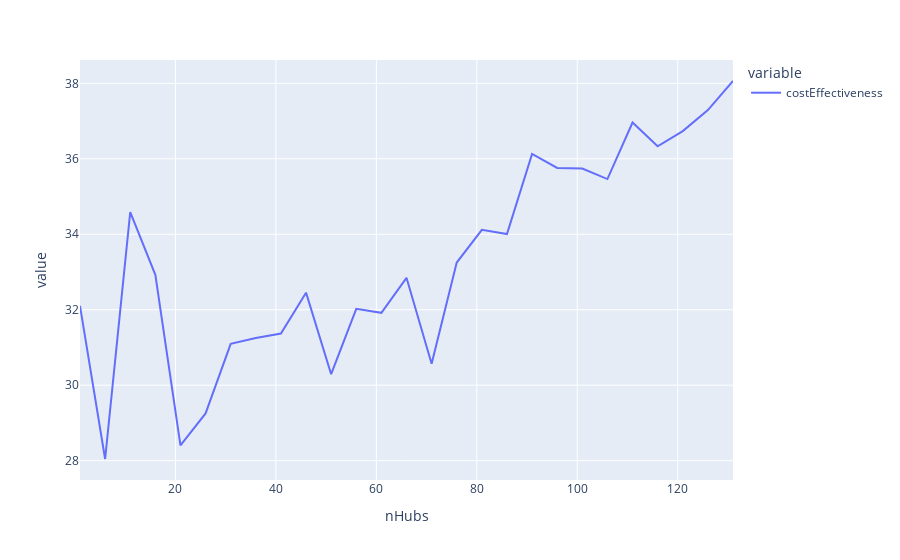
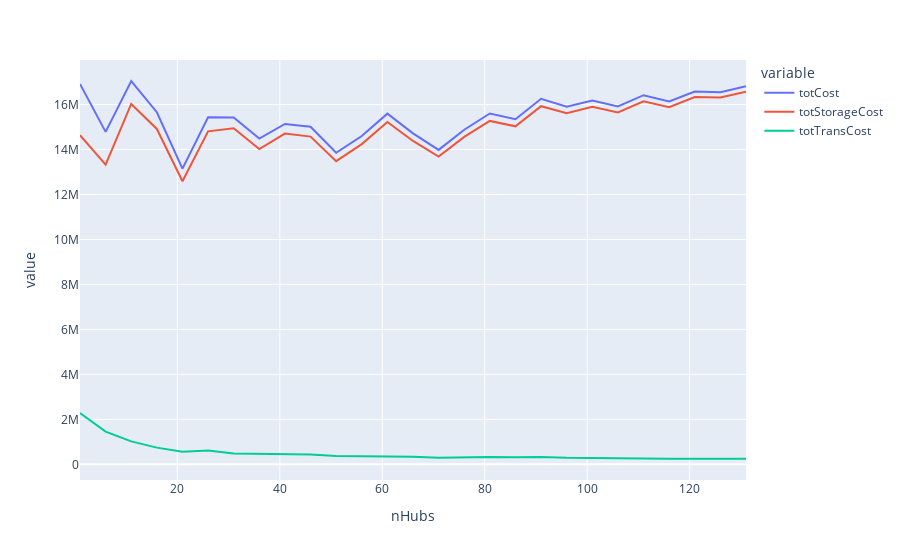
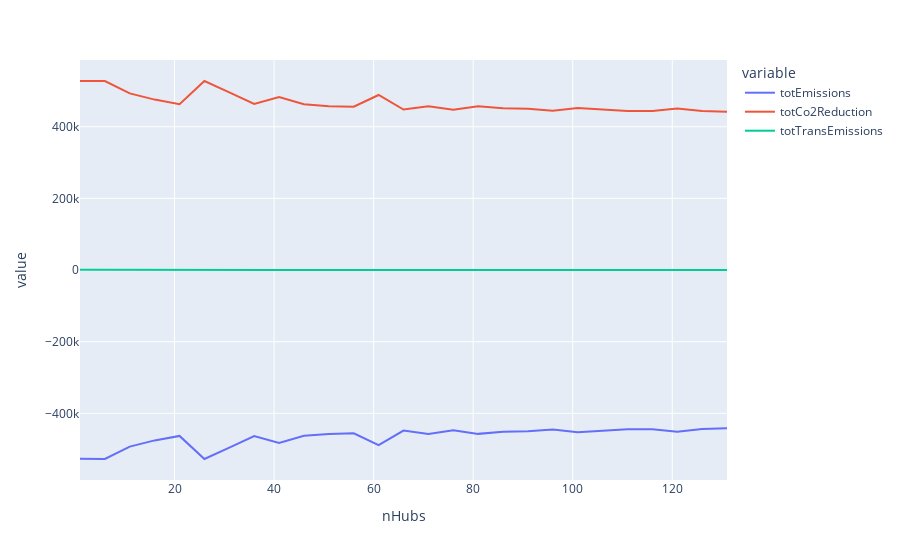

The cell these charts' notebook holds for them, in order:
### Markdown cell above
## Try on Amsterdam

### Code cell
coefs = {
    'tco2ReductionPerTon': 1.52, 
    'storageMonths': 6,
    'minStorageArea': 100, 
    'buildingPrice': 264, 
    'costPerKmPerTon': costPerKmPerTon, # trans cost (euros) - per km per ton
    'emissionsPerTonPerKm': emissionsPerTonPerKm_tons # trans emissions (tCO2) - per km per ton
}

statsDfAms = makeStatsDf(data, coefs, maxHubs=135, steps=5)
plotStatsDf(statsDfAms, plotCosts=True, plotEmissions=True)

### Figure 1 — Plotly figure (JSON) as saved in the notebook; plotly's stock layout.template omitted (floating-point values rounded to 4 significant figures)
{"data": [{"hovertemplate": "variable=costEffectiveness<br>nHubs=%{x}<br>value=%{y}<extra></extra>", "legendgroup": "costEffectiveness", "line": {"color": "#636efa", "dash": "solid"}, "marker": {"symbol": "circle"}, "mode": "lines", "name": "costEffectiveness", "orientation": "v", "showlegend": true, "type": "scatter", "x": [1, 6, 11, 16, 21, 26, 31, 36, 41, 46, 51, 56, 61, 66, 71, 76, 81, 86, 91, 96, 101, 106, 111, 116, 121, 126, 131], "xaxis": "x", "y": [32.11, 28.05, 34.59, 32.93, 28.41, 29.25, 31.1, 31.25, 31.37, 32.45, 30.29, 32.03, 31.92, 32.85, 30.57, 33.25, 34.12, 34.01, 36.13, 35.76, 35.74, 35.46, 36.96, 36.33, 36.74, 37.29, 38.06], "yaxis": "y"}], "layout": {"autosize": true, "legend": {"title": {"text": "variable"}, "tracegroupgap": 0}, "margin": {"t": 60}, "xaxis": {"anchor": "y", "autorange": true, "domain": [0, 1], "range": [1, 131], "title": {"text": "nHubs"}, "type": "linear"}, "yaxis": {"anchor": "x", "autorange": true, "domain": [0, 1], "range": [27.49, 38.62], "title": {"text": "value"}, "type": "linear"}}}

### Figure 2 — Plotly figure (JSON) as saved in the notebook; plotly's stock layout.template omitted (floating-point values rounded to 4 significant figures)
{"data": [{"hovertemplate": "variable=totCost<br>nHubs=%{x}<br>value=%{y}<extra></extra>", "legendgroup": "totCost", "line": {"color": "#636efa", "dash": "solid"}, "marker": {"symbol": "circle"}, "mode": "lines", "name": "totCost", "orientation": "v", "showlegend": true, "type": "scatter", "visible": true, "x": [1, 6, 11, 16, 21, 26, 31, 36, 41, 46, 51, 56, 61, 66, 71, 76, 81, 86, 91, 96, 101, 106, 111, 116, 121, 126, 131], "xaxis": "x", "y": [16920000.0, 14790000.0, 17050000.0, 15660000.0, 13150000.0, 15430000.0, 15420000.0, 14490000.0, 15140000.0, 15010000.0, 13860000.0, 14600000.0, 15600000.0, 14720000.0, 13980000.0, 14880000.0, 15600000.0, 15350000.0, 16260000.0, 15910000.0, 16180000.0, 15920000.0, 16420000.0, 16140000.0, 16580000.0, 16550000.0, 16820000.0], "yaxis": "y"}, {"hovertemplate": "variable=totStorageCost<br>nHubs=%{x}<br>value=%{y}<extra></extra>", "legendgroup": "totStorageCost", "line": {"color": "#EF553B", "dash": "solid"}, "marker": {"symbol": "circle"}, "mode": "lines", "name": "totStorageCost", "orientation": "v", "showlegend": true, "type": "scatter", "visible": true, "x": [1, 6, 11, 16, 21, 26, 31, 36, 41, 46, 51, 56, 61, 66, 71, 76, 81, 86, 91, 96, 101, 106, 111, 116, 121, 126, 131], "xaxis": "x", "y": [14640000.0, 13330000.0, 16030000.0, 14920000.0, 12590000.0, 14810000.0, 14940000.0, 14020000.0, 14710000.0, 14570000.0, 13480000.0, 14240000.0, 15230000.0, 14380000.0, 13690000.0, 14560000.0, 15270000.0, 15030000.0, 15930000.0, 15620000.0, 15900000.0, 15650000.0, 16150000.0, 15880000.0, 16330000.0, 16310000.0, 16570000.0], "yaxis": "y"}, {"hovertemplate": "variable=totTransCost<br>nHubs=%{x}<br>value=%{y}<extra></extra>", "legendgroup": "totTransCost", "line": {"color": "#00cc96", "dash": "solid"}, "marker": {"symbol": "circle"}, "mode": "lines", "name": "totTransCost", "orientation": "v", "showlegend": true, "type": "scatter", "visible": true, "x": [1, 6, 11, 16, 21, 26, 31, 36, 41, 46, 51, 56, 61, 66, 71, 76, 81, 86, 91, 96, 101, 106, 111, 116, 121, 126, 131], "xaxis": "x", "y": [2277000.0, 1457000.0, 1020000.0, 744000.0, 562200.0, 620300.0, 478800.0, 467000.0, 425600.0, 438900.0, 371600.0, 358200.0, 369000.0, 334800.0, 295000.0, 314700.0, 331000.0, 313800.0, 328900.0, 292000.0, 275600.0, 269900.0, 270500.0, 254500.0, 244600.0, 237800.0, 245400.0], "yaxis": "y"}], "layout": {"autosize": true, "legend": {"title": {"text": "variable"}, "tracegroupgap": 0}, "margin": {"t": 60}, "xaxis": {"anchor": "y", "autorange": true, "domain": [0, 1], "range": [1, 131], "title": {"text": "nHubs"}, "type": "linear"}, "yaxis": {"anchor": "x", "autorange": true, "domain": [0, 1], "range": [-696100.0, 17980000.0], "title": {"text": "value"}, "type": "linear"}}}

### Figure 3 — Plotly figure (JSON) as saved in the notebook; plotly's stock layout.template omitted (floating-point values rounded to 4 significant figures)
{"data": [{"hovertemplate": "variable=totEmissions<br>nHubs=%{x}<br>value=%{y}<extra></extra>", "legendgroup": "totEmissions", "line": {"color": "#636efa", "dash": "solid"}, "marker": {"symbol": "circle"}, "mode": "lines", "name": "totEmissions", "orientation": "v", "showlegend": true, "type": "scatter", "x": [1, 6, 11, 16, 21, 26, 31, 36, 41, 46, 51, 56, 61, 66, 71, 76, 81, 86, 91, 96, 101, 106, 111, 116, 121, 126, 131], "xaxis": "x", "y": [-526900.0, -527200.0, -492900.0, -475600.0, -463100.0, -527500.0, -496000.0, -463600.0, -482600.0, -462600.0, -457400.0, -455900.0, -488600.0, -448100.0, -457400.0, -447500.0, -457300.0, -451300.0, -450000.0, -444800.0, -452600.0, -448900.0, -444200.0, -444200.0, -451300.0, -443800.0, -441900.0], "yaxis": "y"}, {"hovertemplate": "variable=totCo2Reduction<br>nHubs=%{x}<br>value=%{y}<extra></extra>", "legendgroup": "totCo2Reduction", "line": {"color": "#EF553B", "dash": "solid"}, "marker": {"symbol": "circle"}, "mode": "lines", "name": "totCo2Reduction", "orientation": "v", "showlegend": true, "type": "scatter", "x": [1, 6, 11, 16, 21, 26, 31, 36, 41, 46, 51, 56, 61, 66, 71, 76, 81, 86, 91, 96, 101, 106, 111, 116, 121, 126, 131], "xaxis": "x", "y": [527800.0, 527800.0, 493300.0, 475900.0, 463300.0, 527800.0, 496200.0, 463800.0, 482700.0, 462800.0, 457500.0, 456100.0, 488800.0, 448200.0, 457500.0, 447600.0, 457500.0, 451400.0, 450100.0, 445000.0, 452700.0, 449000.0, 444300.0, 444300.0, 451400.0, 443900.0, 442000.0], "yaxis": "y"}, {"hovertemplate": "variable=totTransEmissions<br>nHubs=%{x}<br>value=%{y}<extra></extra>", "legendgroup": "totTransEmissions", "line": {"color": "#00cc96", "dash": "solid"}, "marker": {"symbol": "circle"}, "mode": "lines", "name": "totTransEmissions", "orientation": "v", "showlegend": true, "type": "scatter", "x": [1, 6, 11, 16, 21, 26, 31, 36, 41, 46, 51, 56, 61, 66, 71, 76, 81, 86, 91, 96, 101, 106, 111, 116, 121, 126, 131], "xaxis": "x", "y": [935.2, 598.5, 418.9, 305.5, 230.9, 254.7, 196.6, 191.8, 174.8, 180.3, 152.6, 147.1, 151.5, 137.5, 121.2, 129.3, 135.9, 128.9, 135.1, 119.9, 113.2, 110.9, 111.1, 104.5, 100.5, 97.67, 100.8], "yaxis": "y"}], "layout": {"autosize": true, "legend": {"title": {"text": "variable"}, "tracegroupgap": 0}, "margin": {"t": 60}, "xaxis": {"anchor": "y", "autorange": true, "domain": [0, 1], "range": [1, 131], "title": {"text": "nHubs"}, "type": "linear"}, "yaxis": {"anchor": "x", "autorange": true, "domain": [0, 1], "range": [-586100.0, 586400.0], "title": {"text": "value"}, "type": "linear"}}}
